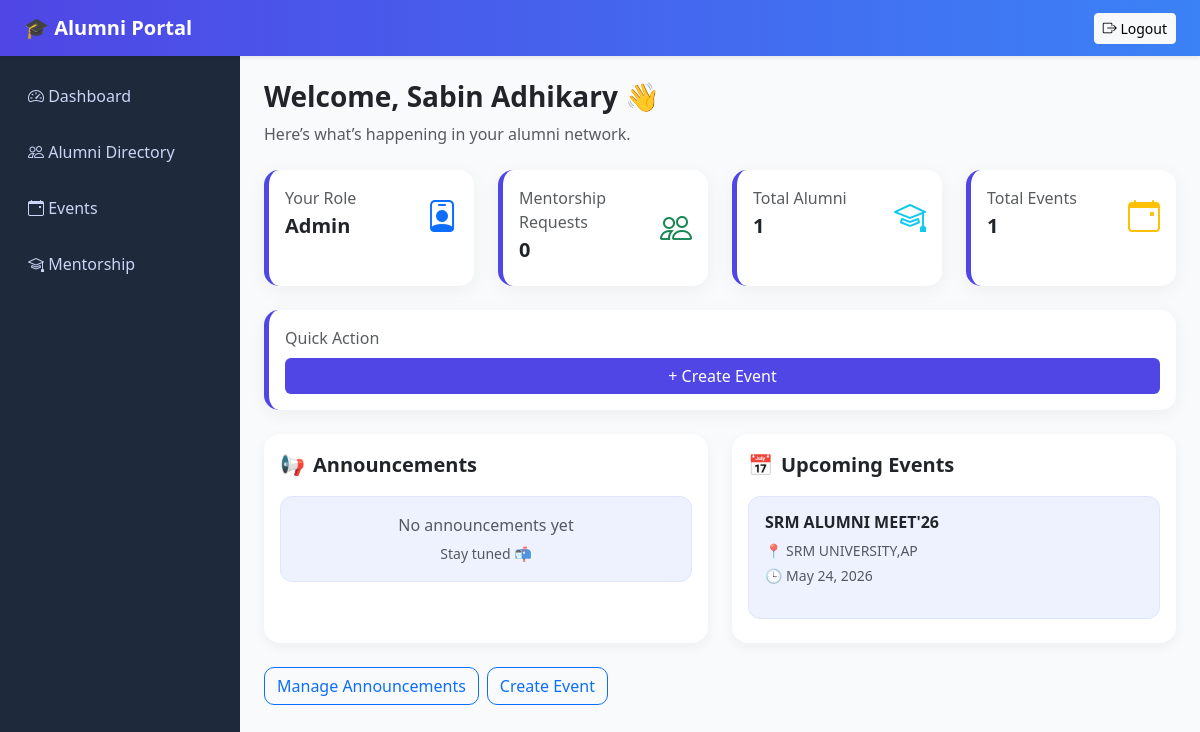
Before: /dashboard (signed in) with the older database file.
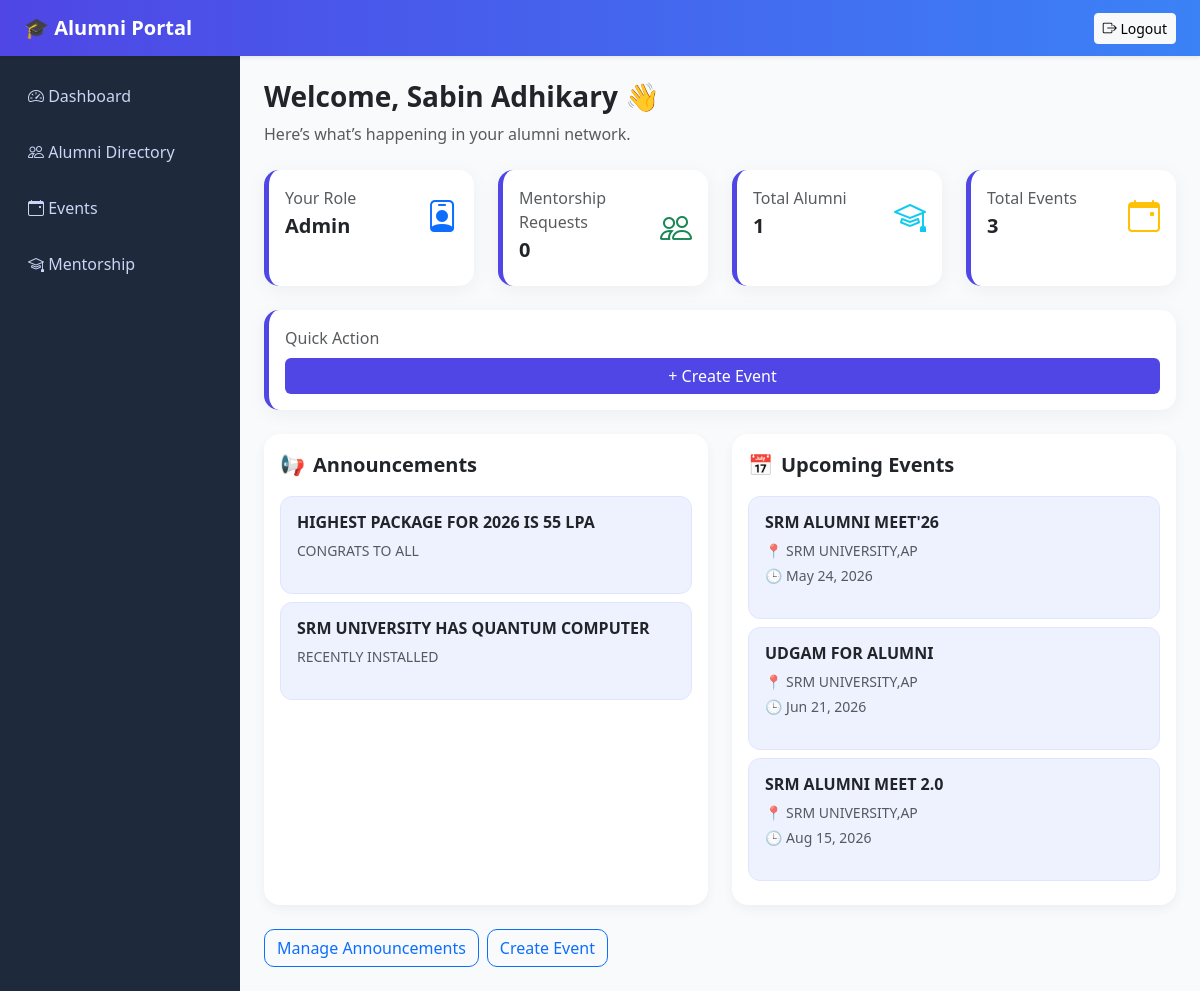
After: the same page with the newer database file.
### app/models.py (models this page shows, shortened)
class User(UserMixin, db.Model):
    id = db.Column(db.Integer, primary_key=True)
    name = db.Column(db.String(120), nullable=False)
    email = db.Column(db.String(120), unique=True, nullable=False)
    password_hash = db.Column(db.String(255), nullable=False)
    role = db.Column(db.String(20), nullable=False, default="student")
    created_at = db.Column(db.DateTime, default=datetime.utcnow)
    profile = db.relationship("AlumniProfile", back_populates="user", uselist=False)
    mentorship_requests = db.relationship(
        "Mentorship",
        back_populates="student",
        foreign_keys="Mentorship.student_id",
        lazy=True,
    )
    mentorship_offers = db.relationship(
        "Mentorship",
        back_populates="alumni",
        foreign_keys="Mentorship.alumni_id",
        lazy=True,
    )
    event_registrations = db.relationship(
        "EventRegistration", back_populates="user", cascade="all, delete-orphan"
    )

class Event(db.Model):
    id = db.Column(db.Integer, primary_key=True)
    title = db.Column(db.String(150), nullable=False)
    description = db.Column(db.Text, nullable=False)
    event_date = db.Column(db.DateTime, nullable=False)
    location = db.Column(db.String(150), nullable=False)
    created_by = db.Column(db.Integer, db.ForeignKey("user.id"), nullable=False)
    created_at = db.Column(db.DateTime, default=datetime.utcnow)
    registrations = db.relationship(
        "EventRegistration", back_populates="event", cascade="all, delete-orphan"
    )

class Announcement(db.Model):
    id = db.Column(db.Integer, primary_key=True)
    title = db.Column(db.String(150), nullable=False)
    content = db.Column(db.Text, nullable=False)
    created_at = db.Column(db.DateTime, default=datetime.utcnow)
    created_by = db.Column(db.Integer, db.ForeignKey("user.id"), nullable=False)

### app/routes/alumni_routes.py (the view)
@alumni_bp.route("/dashboard")
@login_required
def dashboard():
    announcements = Announcement.query.order_by(
        Announcement.created_at.desc()
    ).limit(5).all()
    upcoming_events = Event.query.order_by(
        Event.event_date.asc()
    ).limit(5).all()
    total_alumni = User.query.filter_by(role="alumni").count()
    total_events = Event.query.count()
    total_mentorships = Mentorship.query.count()
    context = {
        "announcements": announcements,
        "upcoming_events": upcoming_events,
        "mentorship_count": 0,
        "total_alumni": total_alumni,
        "total_events": total_events,
        "total_mentorships": total_mentorships,  # optional (future use)
    }
    if current_user.role == "student":
        context["mentorship_count"] = Mentorship.query.filter_by(
            student_id=current_user.id
        ).count()
    elif current_user.role == "alumni":
        context["mentorship_count"] = Mentorship.query.filter_by(
            alumni_id=current_user.id
        ).count()
    return render_template("dashboard.html", **context)

### app/models.py (called while the page is built)
@login_manager.user_loader
def load_user(user_id):
    return User.query.get(int(user_id))

### app/templates/dashboard.html
{% extends 'base.html' %}
{% block content %}
<div class="mb-4">
    <h3 class="fw-bold">Welcome, {{ current_user.name or "User" }} 👋</h3>
    <p class="text-muted">Here’s what’s happening in your alumni network.</p>
</div>
<div class="row g-4 mb-4">
    <div class="col-md-3">
        <div class="card stat-card p-3 h-100">
            <div class="d-flex justify-content-between align-items-center">
                <div>
                    <p class="text-muted mb-1">Your Role</p>
                    <h5 class="fw-bold text-capitalize">{{ current_user.role }}</h5>
                </div>
                <i class="bi bi-person-badge fs-2 text-primary"></i>
            </div>
        </div>
    </div>
    <div class="col-md-3">
        <div class="card stat-card p-3 h-100">
            <div class="d-flex justify-content-between align-items-center">
                <div>
                    <p class="text-muted mb-1">Mentorship Requests</p>
                    <h5 class="fw-bold">{{ mentorship_count }}</h5>
                </div>
                <i class="bi bi-people fs-2 text-success"></i>
            </div>
        </div>
    </div>
    <div class="col-md-3">
        <div class="card stat-card p-3 h-100">
            <div class="d-flex justify-content-between align-items-center">
                <div>
                    <p class="text-muted mb-1">Total Alumni</p>
                    <h5 class="fw-bold">{{ total_alumni }}</h5>
                </div>
                <i class="bi bi-mortarboard fs-2 text-info"></i>
            </div>
        </div>
    </div>
    <div class="col-md-3">
        <div class="card stat-card p-3 h-100">
            <div class="d-flex justify-content-between align-items-center">
                <div>
                    <p class="text-muted mb-1">Total Events</p>
                    <h5 class="fw-bold">{{ total_events }}</h5>
                </div>
                <i class="bi bi-calendar-event fs-2 text-warning"></i>
            </div>
        </div>
    </div>
</div>
<div class="mb-4">
    <div class="card stat-card p-3">
        <p class="text-muted mb-2">Quick Action</p>
        {% if current_user.role == 'admin' %}
            <a href="{{ url_for('admin.create_event') }}" class="btn btn-primary w-100">+ Create Event</a>
        {% elif current_user.role == 'alumni' %}
            <a href="{{ url_for('alumni.profile') }}" class="btn btn-primary w-100">Update Profile</a>
        {% else %}
            <a href="{{ url_for('mentorship.mentorship_home') }}" class="btn btn-primary w-100">Request Mentor</a>
        {% endif %}
    </div>
</div>
<div class="row g-4">
    <div class="col-md-6">
        <div class="card dashboard-card p-3 h-100 d-flex flex-column">
            <div class="d-flex align-items-center mb-3">
                <span class="fs-5 me-2">📢</span>
                <h5 class="fw-bold mb-0">Announcements</h5>
            </div>
            <div class="flex-grow-1">
                {% for a in announcements %}
                    <div class="announcement-box p-3 mb-2">
                        <h6 class="fw-semibold">{{ a.title }}</h6>
                        <p class="small text-muted">{{ a.content }}</p>
                    </div>
                {% else %}
                    <div class="announcement-box text-center p-3">
                        <p class="text-muted mb-1">No announcements yet</p>
                        <small class="text-muted">Stay tuned 📬</small>
                    </div>
                {% endfor %}
            </div>
        </div>
    </div>
    <div class="col-md-6">
        <div class="card dashboard-card p-3 h-100">
            <div class="d-flex align-items-center mb-3">
                <span class="fs-5 me-2">📅</span>
                <h5 class="fw-bold mb-0">Upcoming Events</h5>
            </div>
            {% for event in upcoming_events %}
                <div class="event-box p-3 mb-2">
                    <h6 class="fw-semibold">{{ event.title }}</h6>
                    <p class="small text-muted mb-1">📍 {{ event.location }}</p>
                    <p class="small text-muted">🕒 {{ event.event_date.strftime('%b %d, %Y') }}</p>
                </div>
            {% else %}
                <div class="event-box text-center p-3">
                    <p class="text-muted">No events scheduled 📭</p>
                </div>
            {% endfor %}
        </div>
    </div>
</div>
{% if current_user.role == 'admin' %}
<div class="mt-4 d-flex gap-2">
    <a class="btn btn-outline-primary" href="{{ url_for('admin.announcements') }}">Manage Announcements</a>
    <a class="btn btn-outline-primary" href="{{ url_for('admin.create_event') }}">Create Event</a>
</div>
{% endif %}
{% endblock %}

### app/templates/base.html (shortened to what this page needs)
<!doctype html>
<html lang="en">
<head>
    <link href="https://cdn.jsdelivr.net/npm/bootstrap@5.3.3/dist/css/bootstrap.min.css" rel="stylesheet">
    <link href="https://cdn.jsdelivr.net/npm/bootstrap-icons@1.11.3/font/bootstrap-icons.css" rel="stylesheet">
    <link href="{{ url_for('static', filename='css/style.css') }}" rel="stylesheet">
</head>
<body>
<nav class="navbar navbar-expand-lg navbar-dark custom-navbar shadow-sm">
    <div class="container-fluid px-4">
        <a class="navbar-brand fw-bold" href="{{ url_for('alumni.dashboard') }}">
            🎓 Alumni Portal
        </a>
        {% if current_user.is_authenticated %}
        <div class="d-flex gap-2">
            <a class="btn btn-light btn-sm" href="{{ url_for('auth.logout') }}">
                <i class="bi bi-box-arrow-right"></i> Logout
            </a>
        </div>
        {% endif %}
    </div>
</nav>
<div class="d-flex">
    {% if current_user.is_authenticated %}
    <div class="sidebar p-3">
        <a href="{{ url_for('alumni.dashboard') }}" class="sidebar-link">
            <i class="bi bi-speedometer2"></i> Dashboard
        </a>
        <a href="{{ url_for('alumni.directory') }}" class="sidebar-link">
            <i class="bi bi-people"></i> Alumni Directory
        </a>
        <a href="{{ url_for('events.list_events') }}" class="sidebar-link">
            <i class="bi bi-calendar-event"></i> Events
        </a>
        <a href="{{ url_for('mentorship.mentorship_home') }}" class="sidebar-link">
            <i class="bi bi-mortarboard"></i> Mentorship
        </a>
    </div>
    {% endif %}
    <div class="main-content flex-grow-1 p-4">
        {% block content %}{% endblock %}
    </div>
</div>
</body>
</html>

### app/static/css/style.css (style rules this page uses)
body { background-color: #f5f7fb; font-family: 'Segoe UI', sans-serif; }
.custom-navbar { background: linear-gradient(90deg, #4f46e5, #3b82f6); }
.sidebar { width: 240px; min-height: 100vh; background: #1e293b; color: white; }
.sidebar-link { display: block; padding: 12px; color: #cbd5f5; text-decoration: none; border-radius: 8px; margin-bottom: 8px; transition: 0.2s; }
.main-content { background: #f8fafc; }
.card { border: none; border-radius: 15px; box-shadow: 0 4px 20px rgba(0,0,0,0.05); transition: 0.3s; }
.btn-primary { background: #4f46e5; border: none; }
.stat-card { border-left: 5px solid #4f46e5; }
h5 { font-weight: 600; }
.btn-outline-primary { border-radius: 10px; }
.dashboard-card { border-radius: 16px; }
.announcement-box, .event-box { background: #eef2ff; border: 1px solid #e0e5ff; border-radius: 12px; padding: 12px; transition: all 0.2s ease; }
.dashboard-card { display: flex; flex-direction: column; background: #ffffff; border-radius: 16px; box-shadow: 0 4px 12px rgba(0,0,0,0.05); }

Changed rows visible on the page:
added Announcement: title "HIGHEST PACKAGE FOR 2026 IS 55 LPA", content "CONGRATS TO ALL"
added Announcement: title "SRM UNIVERSITY HAS QUANTUM COMPUTER", content "RECENTLY INSTALLED"
added Event: title "UDGAM FOR ALUMNI", location "SRM UNIVERSITY,AP", event_date "Jun 21, 2026"
added Event: title "SRM ALUMNI MEET 2.0", location "SRM UNIVERSITY,AP", event_date "Aug 15, 2026"
Other visible differences:
{{ total_events }}: "1" → "3"
text no longer shown: "No announcements yet Stay tuned 📬"
